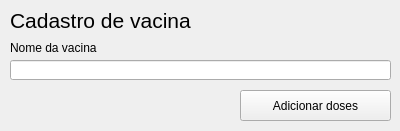
<?xml version="1.0" encoding="UTF-8"?>
<ui version="4.0">
 <class>cadastroVacina</class>
 <widget class="QWidget" name="cadastroVacina">
  <property name="geometry">
   <rect>
    <x>0</x>
    <y>0</y>
    <width>400</width>
    <height>131</height>
   </rect>
  </property>
  <property name="windowTitle">
   <string>Form</string>
  </property>
  <widget class="QLabel" name="label">
   <property name="geometry">
    <rect>
     <x>10</x>
     <y>5</y>
     <width>241</width>
     <height>31</height>
    </rect>
   </property>
   <property name="font">
    <font>
     <pointsize>16</pointsize>
    </font>
   </property>
   <property name="text">
    <string>Cadastro de vacina</string>
   </property>
  </widget>
  <widget class="QLineEdit" name="lineEdit">
   <property name="geometry">
    <rect>
     <x>10</x>
     <y>60</y>
     <width>381</width>
     <height>20</height>
    </rect>
   </property>
  </widget>
  <widget class="QLabel" name="label_2">
   <property name="geometry">
    <rect>
     <x>10</x>
     <y>40</y>
     <width>91</width>
     <height>16</height>
    </rect>
   </property>
   <property name="text">
    <string>Nome da vacina</string>
   </property>
  </widget>
  <widget class="QPushButton" name="pushButton">
   <property name="geometry">
    <rect>
     <x>240</x>
     <y>90</y>
     <width>151</width>
     <height>31</height>
    </rect>
   </property>
   <property name="text">
    <string>Adicionar doses</string>
   </property>
  </widget>
 </widget>
 <resources/>
 <connections/>
</ui>
